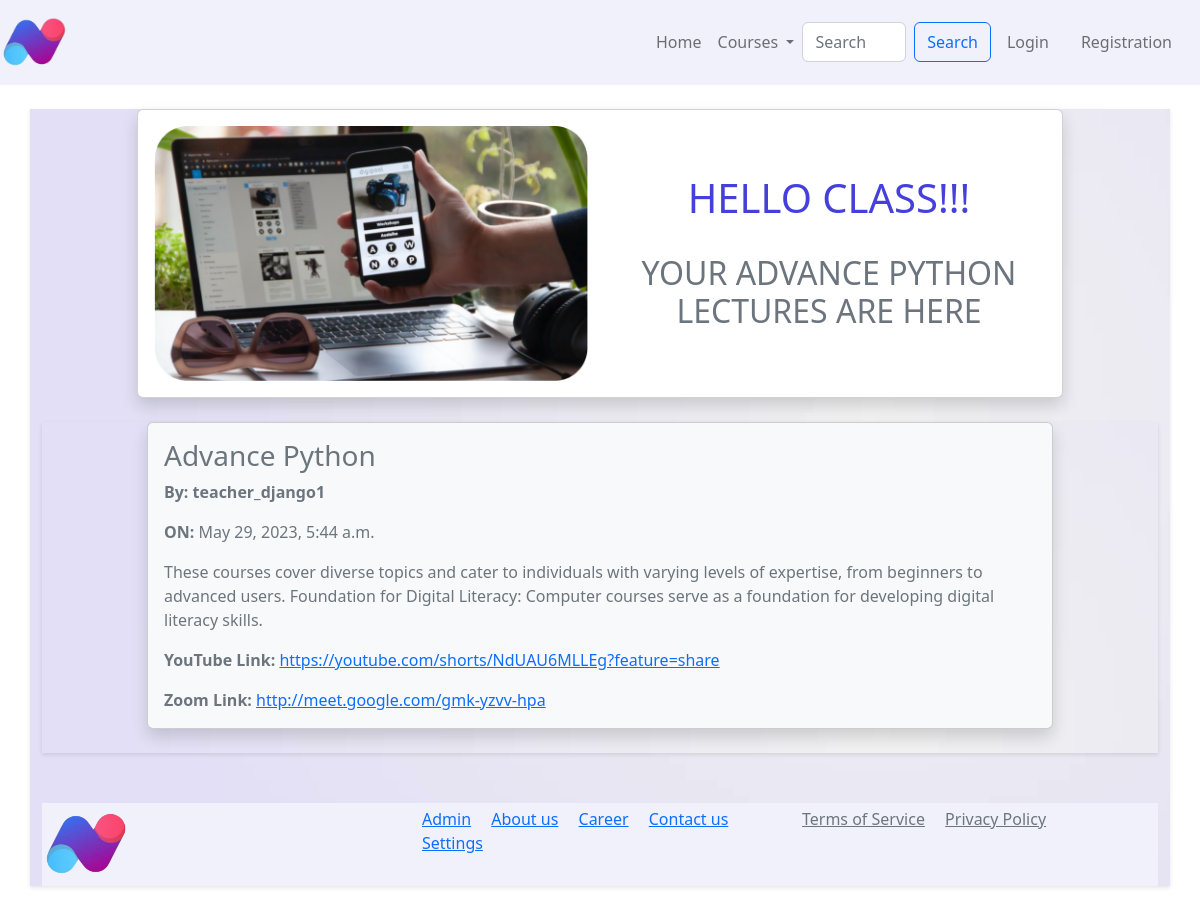
Page /study4/ on the committed database.
### app/models.py (models this page shows, shortened)
class Lecture4(models.Model):
    title = models.CharField(max_length=200)
    content = models.TextField()
    date_posted = models.DateTimeField(default=timezone.now)
    author = models.ForeignKey(User, on_delete=models.CASCADE)
    youtube_link = models.URLField(blank=True)
    zoom_link = models.URLField(blank=True)
    pdf_file = models.FileField(upload_to='pdf_files/', blank=True)
    word_file = models.FileField(upload_to='word_files/', blank=True)
    internet_link = models.URLField(blank=True)
    class Meta:
        permissions = (
            ('create_lecture', 'Can create a lecture'),
            ('view_my_lecture', 'Can view a lecture'),
        )

### app/views.py (the view)
# urls.py: path('study4/', views.study4, name='study4'),
def study4(request):
    lectures = Lecture4.objects.all()
    return render(request, 'app/study4.html', {'lectures': lectures})

### app/templates/app/study4.html (shortened to what this page needs)
{% extends 'app/base.html' %}
{% load static %}
{% block main-content %}
<div class="container my-4" style="background-image: url('{% static 'app/images/pics/backgteach.jpg' %}'); box-shadow: 0px 2px 4px rgba(0, 0, 0, 0.1);">
  <div class="row">
  <div class="offset-1 col-10">
    <div class="card text-muted rounded shadow">
      <div class="card-body text-center">
        <div class="row">
          <div class="col-md-6">
            <img src="{% static 'app\images\pics\n4.png' %}" class="img-fluid rounded-start" alt="...">
          </div>
          <div class="col-md-6">
            <br><br>
            <h1 class="card-title text-muted" style="color: #4540D9 !important;" >HELLO CLASS!!!</h1>
            <br>
            <h2 class="card-title text-muted">YOUR ADVANCE PYTHON LECTURES ARE HERE</h2>
          </div>
        </div>
      </div>
    </div>
  </div>
</div>
<div class="container my-4" style="background-image: url('{% static 'app/images/pics/backgteach.jpg' %}'); box-shadow: 0px 2px 4px rgba(0, 0, 0, 0.1);">
  <div class="row" style="margin-top: 20px; margin-bottom: 20px;">
    {% for lecture in lectures %}
      <div class="offset-1 col-10">
        <div class="card bg-light rounded shadow mb-4" style="background-color: #F1F1FB;">
          <div class="card-body">
            <h3 class="card-title text-muted">{{ lecture.title }}</h3>
            <p class="card-text text-muted"><b>By: {{ lecture.author }}</b></p>
            <p class="card-text text-muted"><b>ON: </b>{{ lecture.date_posted }}</p>
            <p class="card-text text-muted">{{ lecture.content }}</p>
            {% if lecture.youtube_link %}
              <p class="card-text text-muted"><b>YouTube Link: </b><a href="{{ lecture.youtube_link }}">{{ lecture.youtube_link }}</a></p>
            {% endif %}
            {% if lecture.zoom_link %}
              <p class="card-text text-muted"><b>Zoom Link: </b><a href="{{ lecture.zoom_link }}">{{ lecture.zoom_link }}</a></p>
            {% endif %}
          </div>
        </div>
      </div>
    {% endfor %}
  </div>
</div>
{% endblock main-content %}

### rows in the picture
Lecture4: title "Advance Python", author "teacher_django1", date_posted "May 29, 2023, 5:44 a.m.", content "These courses cover diverse topics and cater to individuals with varying levels of expertise, from beginners to advanced users. Foundation for Digital Literacy: Computer courses serve as a foundation for developing digital literacy skills.", youtube_link "https://youtube.com/shorts/NdUAU6MLLEg?feature=share", zoom_link "http://meet.google.com/gmk-yzvv-hpa"
